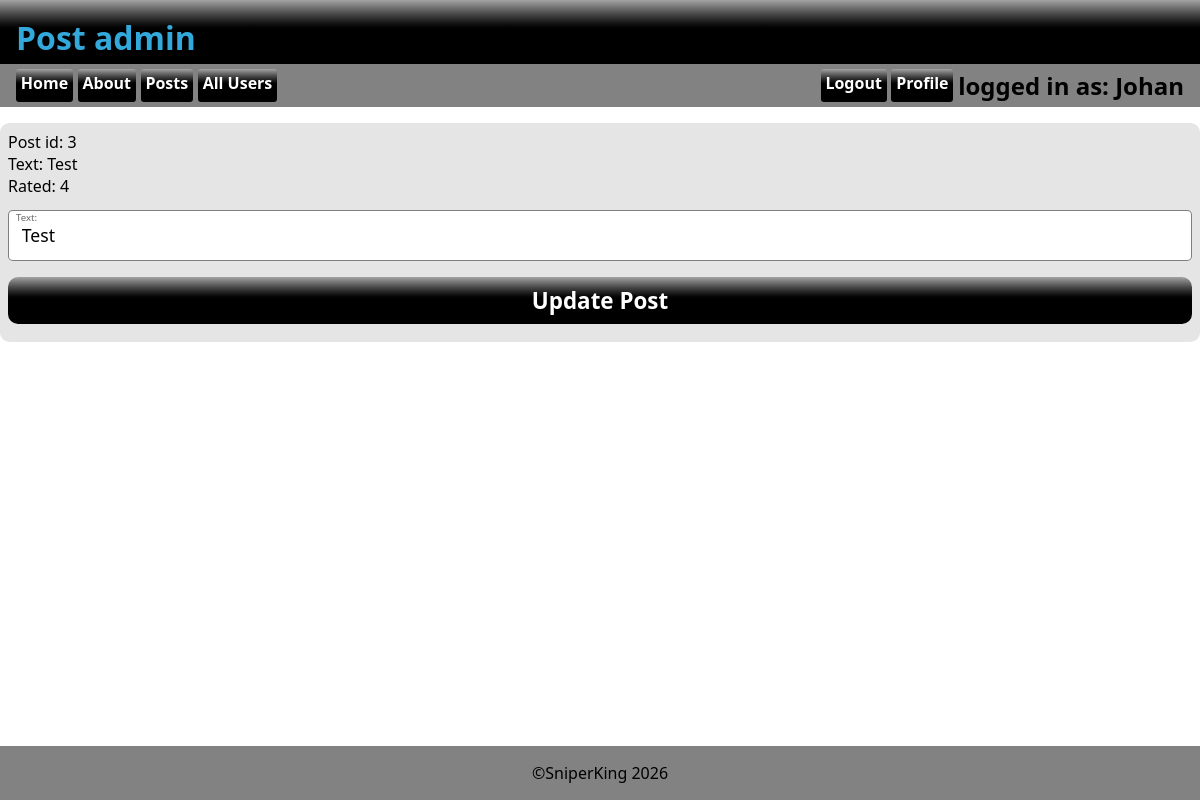
The app's page /postadmin.php?edit=3&thelink=profile.php (signed in) with its own data.
### tables this page shows
CREATE TABLE `tbl_user` (
  `id` int(11) NOT NULL,
  `created` timestamp NOT NULL DEFAULT current_timestamp(),
  `lastlogin` timestamp NOT NULL DEFAULT current_timestamp(),
  `mail` varchar(255) NOT NULL,
  `password` varchar(255) NOT NULL,
  `realname` varchar(255) NOT NULL,
  `userlevel` int(11) NOT NULL DEFAULT 10,
  `username` varchar(255) NOT NULL,
  `profileimageid` int(11) DEFAULT NULL
);

CREATE TABLE `tbl_posts` (
  `id` int(11) NOT NULL,
  `created` timestamp NOT NULL DEFAULT current_timestamp(),
  `parentid` int(11) NOT NULL,
  `parenttype` varchar(255) NOT NULL,
  `rating` int(11) NOT NULL,
  `text` text NOT NULL,
  `topic` varchar(255) NOT NULL,
  `userid` int(11) NOT NULL,
  `postimageid` int(11) DEFAULT NULL
);

### asset.php (called while the page is built, shortened)
<?php
$db_host="localhost";
$db_user="root";
$db_pass="";
$db_name="chatforum";
$conn=mysqli_connect($db_host, $db_user, $db_pass, $db_name);
function isLevel($level){
    if(isset($_SESSION['level'])){
        if(intval($_SESSION['level'])>=$level){
            return true;
        }else{
            return false;
        }
    }else{
        return false;
    }
}
function getUsername(){
    global $conn;
    $userid=$_SESSION['id'];
    $sql="SELECT username FROM tbl_user WHERE id=$userid";
    $result=mysqli_query($conn, $sql);
    $row=mysqli_fetch_assoc($result);
    if(mysqli_num_rows($result)>0){
        return $row['username'];
    }else{
        return "Guest";
    }
}
?>

### postadmin.php (the view, shortened to what this page needs)
<!DOCTYPE html>
<?php require_once("asset.php"); ?>
<html lang="en">
<head>
    <link rel="stylesheet" href="style.css">
</head>
<body>
    <header>
        <h1>Post admin</h1>
    </header>
    <?php require_once("_nav.php"); ?>
    <main>
        <?php  if(isset($_GET['edit'])): ?>
            <?php
                $id=intval($_GET['edit']);
                $sql="SELECT * FROM tbl_posts WHERE id=$id";
                $result=mysqli_query($conn, $sql);
                $row=mysqli_fetch_assoc($result);
            ?>
        <form action="postadmin.php" method="POST">
            <div class="user_data"> Post id: <?=$id?>
            <br> Text: <?=$row['text']?><br> Rated: <?= $row['rating']?></div>
            <label for="text">Text:</label>
            <input type="text" name="text" id="text" value="<?=$row['text']?>">
            <input type="submit" name="btn_edit" value="Update Post" class="registrbttn">
        </form>
            <?php endif; ?>
    </main>
    <?php require_once("_footer.php"); ?>
</body>
</html>

### _nav.php (shortened to what this page needs)
<nav>
    <?php require_once("asset.php"); ?>
    <a href="index.php">Home</a>
    <a href="about.php">About</a>
    <a href="posts.php">Posts</a>
    <?php if(isLevel(10)):?>
        <a href="profiles.php">All Users</a>
    <?php endif; ?>
    <div class="fill"></div>
    <?php if(!isLevel(10)){?>
    <a href="register.php?thelink=<?=urlencode($_SERVER['REQUEST_URI'])?>">Register</a>
    <button class="loginbttn" popovertarget="login">Login</button>
    <?php }else{ ?>
    <a href="_login.php?logout=1&thelink=<?=urlencode($_SERVER['REQUEST_URI'])?>">Logout</a>
    <a href="profile.php">Profile</a>
    <div class="userinfo">
        <h2>logged in as: <?=getUsername()?></h2>
    <?php } ?>
</nav>

### style.css (style rules this page uses)
:root { --clr_back_header:oklch(0% 0 0); --clr_header:oklch(69.244% 0.12452 231.268); --clr_back_nav:oklch(60.662% 0.00007 271.152); --clr_back_footer:var(--clr_back_nav); }
*, *:before, *:after { margin: 0; padding: 0; box-sizing: border-box; }
body { height:100dvh; display:flex; flex-direction: column; font-family: system-ui, sans-serif; }
header { background: linear-gradient(to bottom, oklch(71.871% 0.00008 271.152),var(--clr_back_header) ,var(--clr_back_header)); color:var(--clr_header); height:4rem; padding: 1rem; }
main { flex-grow: 5; display:flex; flex-direction: column; gap:1rem; padding-top: 1rem; }
:root { --formborder: rgb(0, 0, 0, .5); --formback: rgb(0, 0, 0, .1); --formlabelcolor: rgb(0, 0, 0, .6) }
form { position: relative; display: flex; flex-direction: column; width: 100%; padding: .5rem; background: var(--formback); border-radius: .6rem; margin-left: auto; margin-right: auto; }
label { position: relative; top: .9rem; left: .5rem; font: .6rem system-ui; color: var(--formlabelcolor); }
input[type="submit"], input[type="button"], button { margin-top: 1rem; margin-bottom: .6rem; padding: .5rem; }

### records on screen
tbl_user: username "Johan"
tbl_posts: text "Test", rating "4"

### other values on screen
$id "3"
